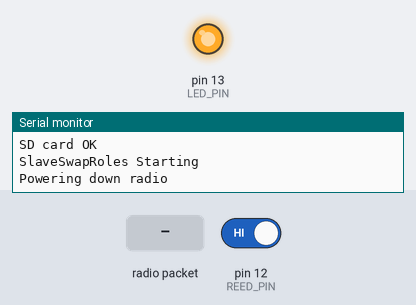
A sketch run on a simulated Arduino Pro Mini, built for the host (arithmetic inside an expression is 32-bit, double 64-bit). Parts: output pins drawn as LEDs (lit = HIGH), the last lines printed to the serial monitor. Dashed ring = blinking. The test bench sets the inputs (shaded band); at power-on: pin 12 (REED_PIN) HIGH. Storage starts empty; no radio packets arrive unless stated.

Above: at 1.2 s.
1.3 s: pin 12 (REED_PIN) driven LOW
3.5 s: radio packet "90" arrives
6.5 s: radio packet "200" arrives
At 6.74 s:
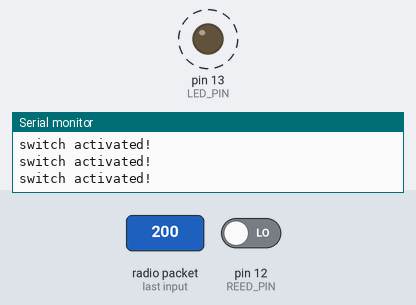
9.5 s: radio packet "5" arrives
12.5 s: pin 12 (REED_PIN) driven HIGH
At 14.6 s:
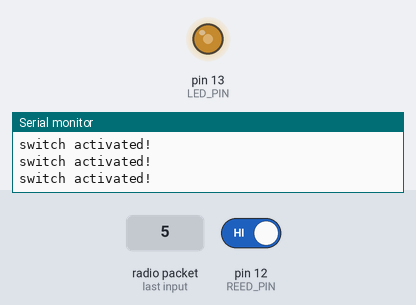
15.5 s: radio packet "90" arrives
Timing chart, 0 to 19.5 s (numbered marks = the images above; inputs shaded):
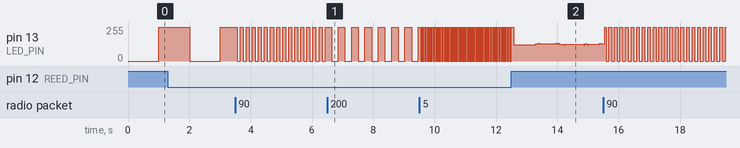

Measured:
- after the input at 6.5 s, pin 13 (LED_PIN): alternates 255/255 for 0.22 s and 0/255 for 0.22 s, starting after 0.14 s
- after the input at 9.5 s, pin 13 (LED_PIN): alternates 255/255 for 0.02 s and 0/255 for 0.02 s, starting after 0.05 s
- by itself, pin 13 (LED_PIN): alternates 255/255 for 0.10 s and 0/255 for 0.10 s

The sketch:

Twoway_rx_REEDSD.ino
```cpp
// Swap roles ADALOGGER

#include <SPI.h>
#include <nRF24L01.h>
#include <RF24.h>
#include <Wire.h>
#include "SdFat.h"

#define CE_PIN   6
#define CSN_PIN 10
#define REED_PIN 12
#define LED_PIN 13

const byte rxAddress[5] = {'R', 'x', 'A', 'A', 'A'};
const byte txAddress[5] = {'T', 'X', 'a', 'a', 'a'};

RF24 radio(CE_PIN, CSN_PIN); // Create a Radio

char dataReceived[10]; // must match dataToSend on the Pro Mini
byte replyData[32] = {0}; // the values to be sent to the Pro Mini; 32 bytes max for NRF24L01

bool newData = false;
bool triggerState = false;
bool radioPowerState = false;
bool sendingSD = false;
int reedState;
int ledState = LOW;
int blinkInterval = 1000; // start off blinking every second

// Initialize SD card variables
#define filename "filename.csv"
SdFat sd; // Create the objects to talk to the SD card
File file; // Construct File for SD card
const uint8_t chipSelect = 4; // Adalogger microSD card chip select pin
bool newSdData = true;

unsigned long previousMillisTx;
unsigned long txInterval = 10; // transmit data once per X ms
unsigned long previousMillisReed = 0;
unsigned long previousMillisBlink = 0;
unsigned long powerInterval = 3000000; //interval for power to be supplied to NRF24L01 (in ms) after Reed switch triggered

void setup() {
  Serial.begin(9600);
  while (!Serial) {
    ; // wait for serial port to connect. Needed for native USB port only
  }
  pinMode(LED_PIN, OUTPUT); // Set LED pin to output mode
  pinMode(REED_PIN, INPUT_PULLUP); // initialize pullup resistor on Reed switch pin
  digitalWrite(REED_PIN, HIGH); // Set Reed switch pin to HIGH

  SPI.begin();
  Serial.println("Initializing SD card...");
  if (!sd.begin(chipSelect, SD_SCK_MHZ(12))) {
    Serial.println("sd card initialization failed!");
    sd.initErrorHalt(); // not being able to save data is a terminal error in all cases
  }
  else {
    Serial.println("SD card OK");
  }

  Serial.println("SlaveSwapRoles Starting");
  radio.begin();
  Serial.println("Powering down radio");
  radio.powerDown(); // immediately power down the radio until reed switch trigger

}

//====================

void loop() {
  blinkWithoutDelay(); // blink at the interval dictated by dataReceived regardless of reed switch/radio power status
  reedState = digitalRead(REED_PIN);
  if (reedState == LOW) { // if Reed switch is triggered
    reedActivated();
  }
  if (triggerState) { // if Reed switch has been triggered and the Radio is powered up
    if (sendingSD) { // if we're already actively sending SD card data
      sendSdData();
    } else {
      getData();
      showData();
    }
    checkPowerDown();
  }
  //blinkWithoutDelay(); // blink at the interval dictated by dataReceived regardless of reed switch/radio power status
}

//================

void reedActivated() {
  Serial.println("switch activated!");
  if (!radioPowerState) { //if this is the first time the Radio is turned on
    radio.powerUp();
    delay(10); // RF24 documentation: "this will take up to 5ms for maximum compatibility"
    setupRadio();
    radioPowerState = true; //variable to only powerUp the radio once
    triggerState = true; // variable to indicate the Reed switch has been triggered
  }
  previousMillisReed = millis(); //store the time the Reed switch was triggered
}

//================

void sendSdData() {
  unsigned long currentMillisTx = millis();
  if (currentMillisTx - previousMillisTx >= txInterval) {
    send();
    previousMillisTx = millis();
  }
}

//================

void checkPowerDown() {
  unsigned long currentMillisReed = millis(); // get the current time
  if (currentMillisReed - previousMillisReed >= powerInterval) { // if the radio has been powered on and transmitting for longer than the interval
    previousMillisReed = currentMillisReed; // update previousMillisValue
    file.close(); // make sure file is closed before powering down (prevent bricking card)
    while (sd.card() -> isBusy()) {
      ;
    }
    triggerState = false;
    radioPowerState = false;
    radio.powerDown();  // powerDown the radio
  }
}

//================

void getData() {
  radio.startListening();
  if (radio.available()) {
    radio.read( &dataReceived, sizeof(dataReceived) );
    if (isalpha(dataReceived[0])) { // if Tx sent an alpha value
      send();
    } else if (isdigit(dataReceived[0])) { // if Tx sent a digit value
      blinkInterval = atoi(dataReceived); // set blinkInterval to received value
      sendConfirm(); // send confirmation message
    }
    newData = true;
  }
}

//================

void showData() {
  if (!sendingSD) {// if we're not actively transmitting SD card data
    if (newData) {
      Serial.print("Data received: ");
      Serial.println(dataReceived);
      newData = false;
    }
  }
}

//====================

void send() {
  radio.stopListening();
  bool rslt;
  if (newSdData) { // if we still have SD card data to send
    sendingSD = true;
    file.open("filename.csv", FILE_READ); // open the file
    if (file) { // if the file opens
      int bytesRead = file.readBytes(replyData, sizeof(replyData) - 1); // -1 to remove null terminator
      if (bytesRead > 0) {
        rslt = radio.write(&replyData, sizeof(replyData));
      } else { // end of file is reached
        file.close();
        while (sd.card() -> isBusy()) {
          ;
        }
        Serial.println("end of file");
        newSdData = false; // indicate there's no more SD data to send
        sendingSD = false; // indicate we're no longer sending SD data
        byte noMoreReplyData[32] = "NO MORE DATA TO REPORT";
        rslt = radio.write(&noMoreReplyData, sizeof(noMoreReplyData));
      }
    }
  } else {
    byte noNewReplyData[32] = "NO NEW DATA TO REPORT";
    rslt = radio.write(&noNewReplyData, sizeof(noNewReplyData));
  }
  radio.startListening(); // check to acknowledge data transfer worked
  if (rslt) {
    Serial.println("  Acknowledge data received");
  } else {
    Serial.println("  Data transfer failed");
  }
}

//====================

void sendConfirm() { // send the data received back, to confirm the correct value
  radio.stopListening();
  bool rslt;
  byte confirmData[32];
  for (int i = 0; i < sizeof(dataReceived);  i++) { // iterate to create a 32 byte array from dataReceived
    confirmData[i] = dataReceived[i];
  }
  rslt = radio.write(&confirmData, sizeof(confirmData));
  radio.startListening(); // check to acknowledge data transfer worked
  if (rslt) {
    Serial.println("  Acknowledge data received");
  } else {
    Serial.println("  Data transfer failed");
  }
}

//====================

void blinkWithoutDelay() {
  unsigned long currentMillisBlink = millis();
  if (currentMillisBlink - previousMillisBlink >= blinkInterval) {
    previousMillisBlink = currentMillisBlink; // update previousMillis value
    if (ledState == LOW) {
      ledState = HIGH;
    } else {
      ledState = LOW;
    }
    digitalWrite(LED_PIN, ledState);
  }
}

//=================

void setupRadio() {
  radio.begin();
  radio.setDataRate(RF24_250KBPS); // slower data rate = higher resistance to noise
  radio.setPALevel(RF24_PA_LOW);
  radio.setCRCLength(RF24_CRC_16); // set CRC length to 16-bit to ensure data quality
  radio.openWritingPipe(txAddress); // NB these are swapped compared to the master
  radio.openReadingPipe(1, rxAddress);
  radio.setRetries(5, 15); // delay(default is 5, max is 15), count(default/max is 15);
  //radio.startListening();
}
```
